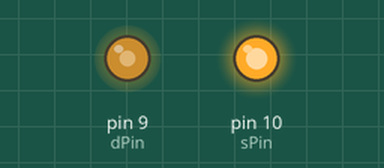
Bench run of a sketch on a simulated Arduino Uno, built with avr-gcc and run on an emulated ATmega328P. Shown: output pins drawn as LEDs (lit = HIGH).

Above: at 0.05 s.
At 10.1 s:
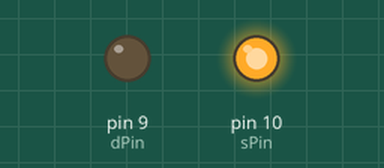
At 15.5 s:
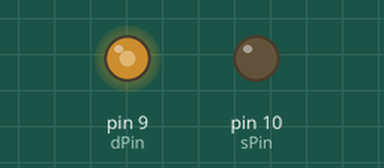
At 30.95 s:
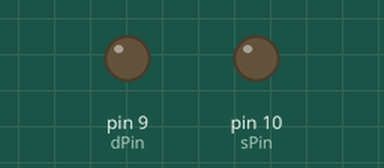
Timing chart, 0 to 40.3 s (numbered marks = the images above):
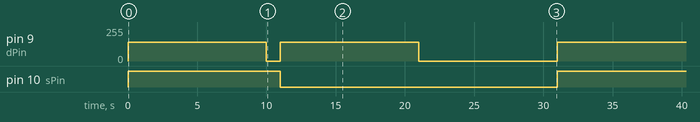

The sketch:

actuator.ino
```cpp
const int dPin = 9;
const int sPin = 10;

int sVal = 0;
int fVal = 140;

void setup()
{
  pinMode(dPin, OUTPUT);
  pinMode(sPin, OUTPUT);
  analogWrite(dPin, sVal);
}

void loop()
{
  actuatorForwards();
  actuatorReverse();
}

void actuatorForwards()
{
  digitalWrite(sPin, HIGH);
  analogWrite(dPin, fVal);
  delay(10000);
  analogWrite(dPin, sVal);
  delay(1000);
}

void actuatorReverse()
{
  digitalWrite(sPin, LOW);
  analogWrite(dPin, fVal);
  delay(10000);
  analogWrite(dPin, sVal);
  delay(10000);
}
```

Measured:
- by itself, pin 9 (dPin): repeats every 31.0 s: 0/255 1.0 s, 140/255 10.0 s, 0/255 10.0 s, 140/255 10.0 s
- by itself, pin 10 (sPin): alternates HIGH for 11.0 s and LOW for 20.0 s
